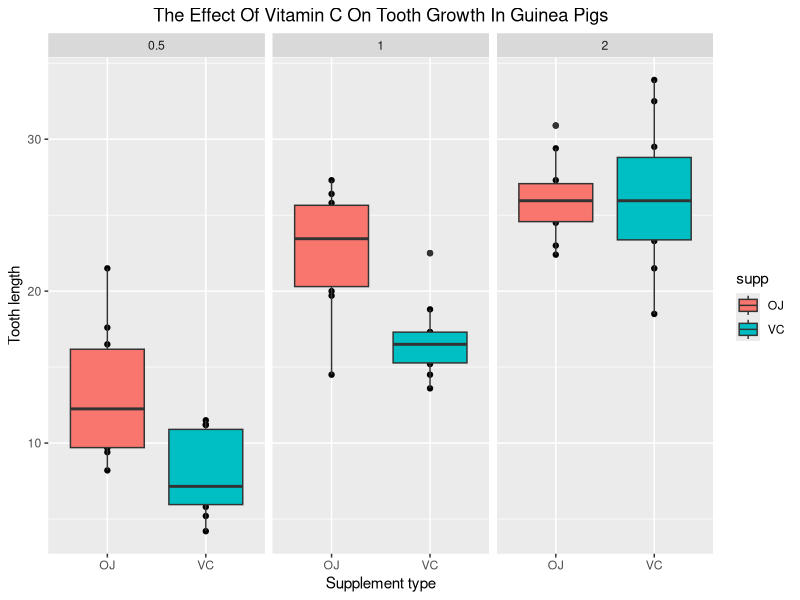

Here is the R script that generated this plot:
## ---- chunk 1
knitr::opts_chunk$set(echo = TRUE, fig.height = 5, fig.width = 5)
library(ggplot2)
## ---- chunk 2
data("ToothGrowth") # The Effect Of Vitamin C On Tooth Growth In Guinea Pigs
## ---- chunk 3
str(ToothGrowth) # Display the structure of the data
## ---- chunk 4
head(ToothGrowth, 5) # Explore the first 5 rows of the data
## ---- chunk 5
summary(ToothGrowth) # Produce summaries of the data
## ---- chunk 6
qplot(supp, len, 
      data=ToothGrowth, 
      facets=~dose, 
      main="The Effect Of Vitamin C On Tooth Growth In Guinea Pigs",
      xlab="Supplement type", 
      ylab="Tooth length") + 
  geom_boxplot(aes(fill = supp)) + 
  theme(plot.title = element_text(hjust = 0.5))
## ---- chunk 7
dose_05 <- ToothGrowth$len[ToothGrowth$dose == 0.5]
dose_10 <- ToothGrowth$len[ToothGrowth$dose == 1]
dose_20 <- ToothGrowth$len[ToothGrowth$dose == 2]
## ---- chunk 8
t.test(dose_05, dose_10, 
       alternative = "less", paired = FALSE, var.equal = FALSE, conf.level = 0.95)
## ---- chunk 9
t.test(dose_10, dose_20, 
       alternative = "less", paired = FALSE, var.equal = FALSE, conf.level = 0.95)
## ---- chunk 10
oj <- ToothGrowth$len[ToothGrowth$supp == 'OJ']
vc <- ToothGrowth$len[ToothGrowth$supp == 'VC']
## ---- chunk 11
t.test(oj, vc, 
       alternative = "greater", paired = FALSE, var.equal = FALSE, conf.level = 0.95)
## ---- chunk 12
oj_20 <- ToothGrowth$len[ToothGrowth$supp == 'OJ' & ToothGrowth$dose == 2]
vc_20 <- ToothGrowth$len[ToothGrowth$supp == 'VC' & ToothGrowth$dose == 2]
## ---- chunk 13
t.test(oj_20, vc_20, 
       alternative = "two.sided", paired = FALSE, var.equal = FALSE, conf.level = 0.95)
